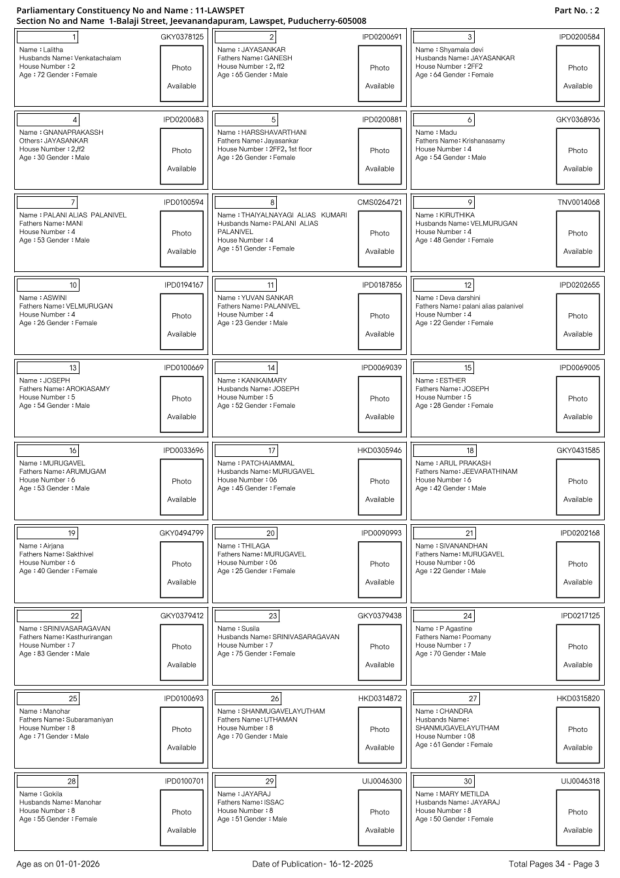
#> input picture images/page_003.jpg, 2480 x 3509 px, found by its file name (shown at 1/4 size)
$ python debug_epic.py
#> lines starting #> are read from the running program, lines starting #| are printed output that depends on the picture; after the words box and inside, x2 and y2 are one past the last pixel; in counts of white or black regions, pixels touching at a corner belong together
#> further down, img is the input picture: shape (3509, 2480, 3); min 0, max 255, mean 237.7
### pipeline/preprocessing.py
# pipeline/preprocessing.py
import cv2
import numpy as np
import pytesseract

def to_grayscale(img):
    """Convert BGR image to grayscale for OCR/threshold operations."""
    return cv2.cvtColor(img, cv2.COLOR_BGR2GRAY)

def denoise(img):
    """Reduce speckle noise that can hurt OCR character segmentation."""
    return cv2.fastNlMeansDenoising(img, h=10)

# [51 lines left out: functions adaptive_threshold, resize_for_ocr, deskew, preprocess_for_ocr, not called in this run]


def preprocess_page_for_boxes(img):
    """
    Build the threshold image used to detect voter card blocks on a full page.
    """
    gray = cv2.cvtColor(img, cv2.COLOR_BGR2GRAY)
    thresh = cv2.adaptiveThreshold(
        gray,
        255,
        cv2.ADAPTIVE_THRESH_GAUSSIAN_C,
        cv2.THRESH_BINARY_INV,
        25,
        15,
    )
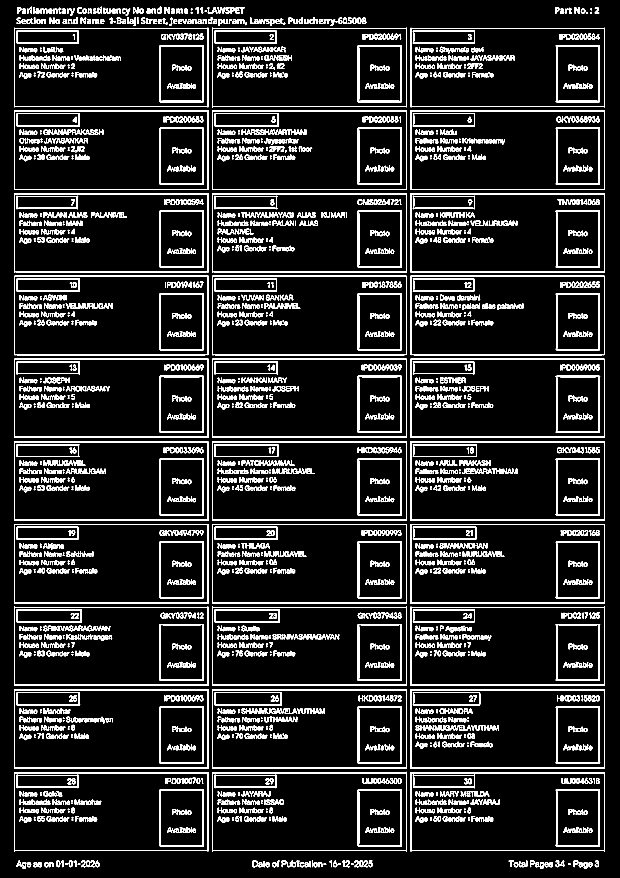
#> thresh: shape (3509, 2480) (shown at 1/4 size); 9.9% white; 3063 white regions (42 under 20 px)
    return thresh


def detect_voter_boxes(img, min_width=400, min_height=120):
    """
    Detect voter-card contours and return sorted (x, y, w, h) boxes.
    """
    thresh = preprocess_page_for_boxes(img)
    contours, _ = cv2.findContours(thresh, cv2.RETR_EXTERNAL, cv2.CHAIN_APPROX_SIMPLE)
#> contours = 222 contours, 6 with area under 20; largest, box (x1, y1, x2, y2) and area: (848, 2096, 1628, 2414) 246939, (848, 1103, 1628, 1421) 246924, (1640, 2096, 2420, 2414) 246308, (1640, 1103, 2420, 1421) 246290, (848, 2757, 1628, 3075) 246164
    boxes = []

    for cnt in contours:
        x, y, w, h = cv2.boundingRect(cnt)
        # Width/height guards remove tiny artifacts and text-only contours.
        if w > min_width and h > min_height:
            boxes.append((x, y, w, h))
#> this loop made 222 passes
#> (x, y, w, h) on passes 1 to 3: (2272, 3453, 10, 6), (1404, 3453, 10, 6), (1354, 3453, 10, 6)
#> after the loop, boxes = 30 items, first 6: (1640, 3088, 780, 318), (56, 3088, 779, 318), (848, 3087, 780, 319), (1640, 2758, 780, 317), (848, 2757, 780, 318), (56, 2757, 779, 318)

    boxes = sorted(boxes, key=lambda b: (b[1], b[0]))
#> boxes = 30 items, first 6: (56, 110, 780, 320), (848, 110, 780, 320), (1640, 111, 780, 319), (56, 442, 780, 317), (848, 442, 780, 317), (1640, 442, 780, 317)
    return boxes


# [35 lines left out: functions _has_voter_field_signals, is_data_page, not called in this run]

### debug/debug_epic.py
import cv2
import pytesseract
from pipeline.ocr_engine import extract_epic_from_crop, extract_epic_fallback_from_text
from pipeline.preprocessing import detect_voter_boxes

# Load a data page and check for missing EPICs
img_path = 'images/page_003.jpg'
img = cv2.imread(img_path)
boxes = detect_voter_boxes(img, min_width=400, min_height=150)

print(f'Found {len(boxes)} voter boxes on {img_path}')
#| Found 30 voter boxes on images/page_003.jpg
print('\n=== Checking EPIC extraction for first 5 cards ===\n')

for idx, (x, y, w, h) in enumerate(boxes[:5]):
    voter_crop = img[y:y+h, x:x+w]
#> (the run stopped early here; a loop or call above may not have finished)

$ run again, with images/page_001.jpg copied over images/page_003.jpg
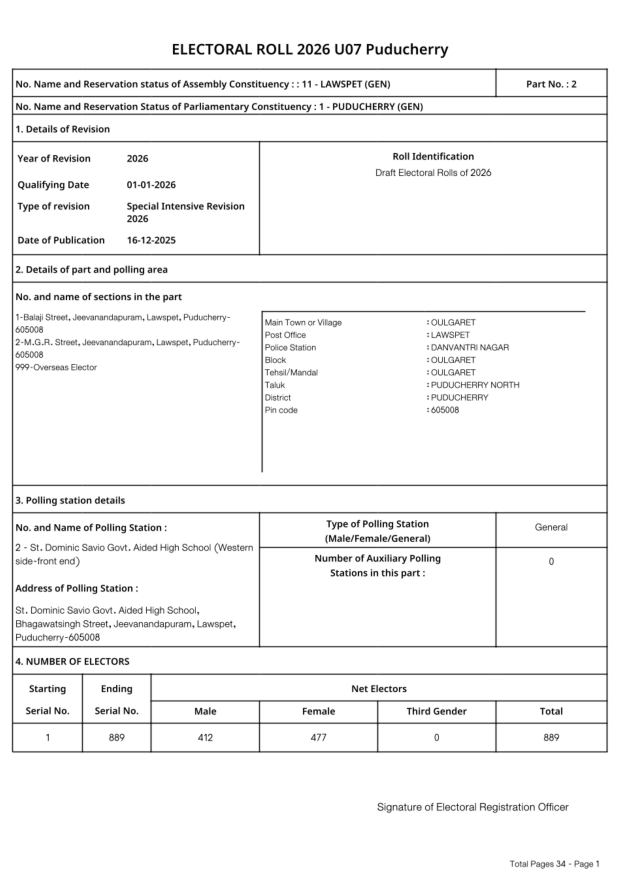
#> input picture images/page_001.jpg, 2480 x 3509 px, found by its file name (shown at 1/4 size)
#> img is the input picture: shape (3509, 2480, 3); min 0, max 255, mean 243.9
#> in preprocess_page_for_boxes, `thresh = cv2.adaptiveThreshold( gray, 255, cv2.ADAPTIVE_THRESH_GAUSSIA..`:
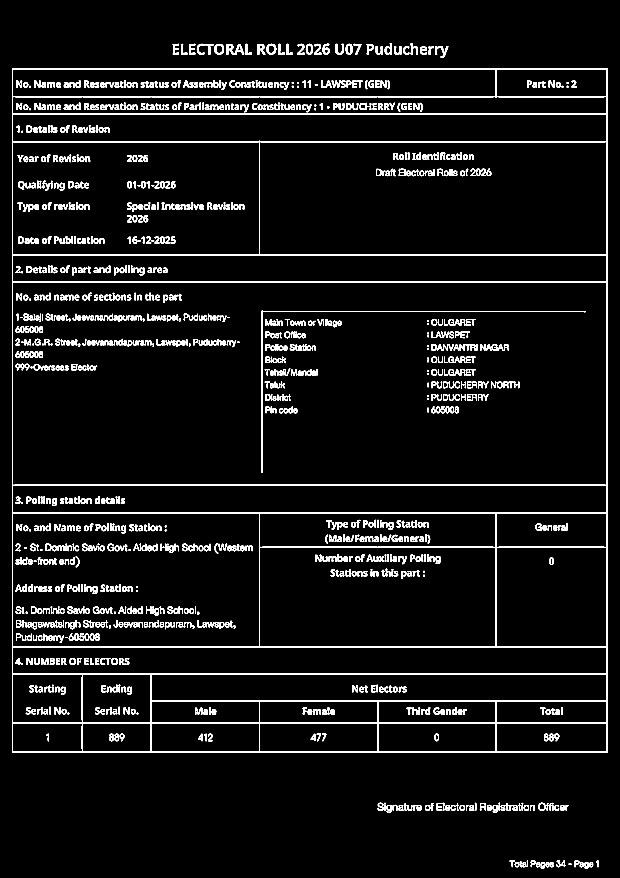
#> thresh: shape (3509, 2480) (shown at 1/4 size); 5.1% white; 1232 white regions (10 under 20 px)
#> contours = 91 contours, 4 with area under 20; largest, box (x1, y1, x2, y2) and area: (48, 273, 2432, 3010) 6514533, (905, 176, 977, 218) 1517, (1065, 175, 1105, 218) 1318, (858, 176, 896, 218) 1304, (1382, 175, 1411, 218) 958
#> the loop in detect_voter_boxes, `for cnt in contours:` made 91 passes
#> (x, y, w, h) on passes 1 to 8: (2275, 3453, 11, 6), (2357, 3448, 16, 21), (2338, 3448, 16, 27), (2319, 3448, 16, 21), (2200, 3448, 16, 21), (2182, 3448, 16, 21), (2163, 3448, 16, 27), (2144, 3448, 17, 21)
#> after the loop in detect_voter_boxes, `for cnt in contours:`: boxes = [(48, 273, 2384, 2737)]
#| Found 1 voter boxes on images/page_003.jpg

$ run again, with images/page_002.jpg copied over images/page_003.jpg
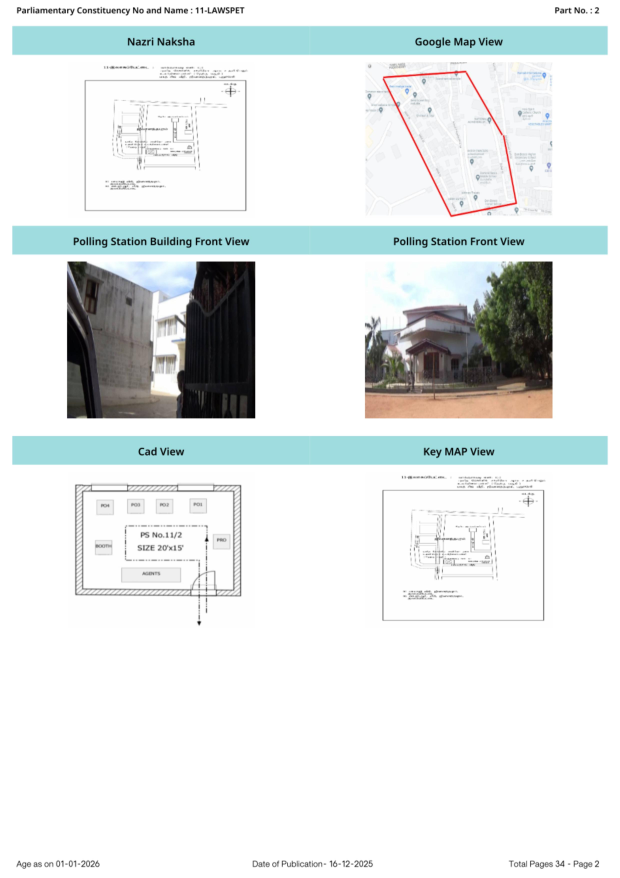
#> input picture images/page_002.jpg, 2480 x 3509 px, found by its file name (shown at 1/4 size)
#> img is the input picture: shape (3509, 2480, 3); mean B, G, R 232, 232.1, 227.1
#> in preprocess_page_for_boxes, `thresh = cv2.adaptiveThreshold( gray, 255, cv2.ADAPTIVE_THRESH_GAUSSIA..`:
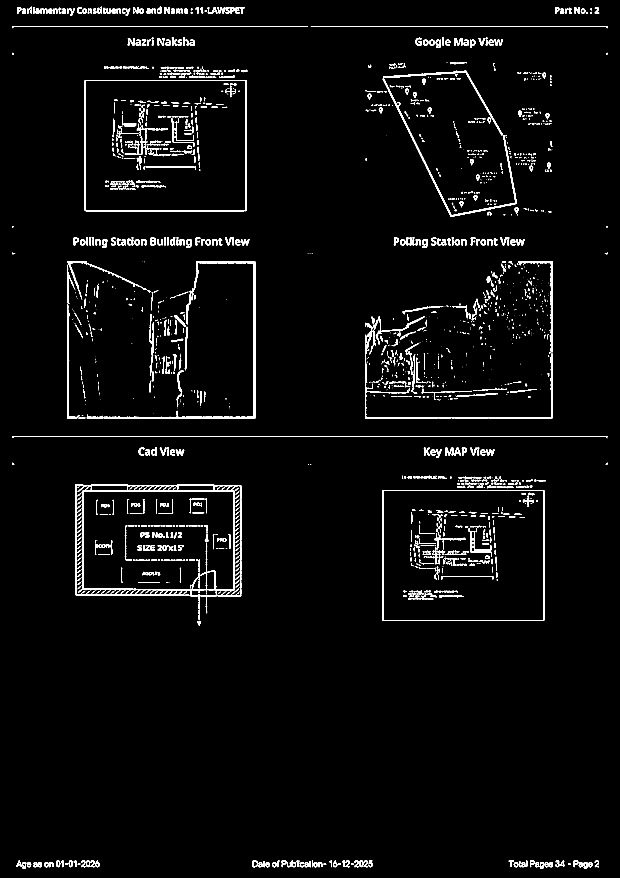
#> thresh: shape (3509, 2480) (shown at 1/4 size); 2.6% white; 2263 white regions (919 under 20 px)
#> contours = 1537 contours, 972 with area under 20; largest, box (x1, y1, x2, y2) and area: (338, 320, 986, 845) 337976, (1530, 1960, 2177, 2484) 337852, (301, 1937, 965, 2395) 293936, (1531, 283, 2068, 868) 8838, (347, 1046, 1021, 1674) 8654
#> the loop in detect_voter_boxes, `for cnt in contours:` made 1537 passes
#> (x, y, w, h) on passes 1 to 3: (2272, 3453, 10, 6), (1404, 3453, 10, 6), (1354, 3453, 10, 6)
#> after the loop in detect_voter_boxes, `for cnt in contours:`: boxes = [(1530, 1960, 647, 524), (301, 1937, 664, 458), (1460, 1413, 750, 261), (347, 1046, 674, 628), (338, 320, 648, 525), (1531, 283, 537, 585)]
#> in detect_voter_boxes, `boxes = sorted(boxes, key=lambda b: (b[1], b[0]))`: boxes = [(1531, 283, 537, 585), (338, 320, 648, 525), (347, 1046, 674, 628), (1460, 1413, 750, 261), (301, 1937, 664, 458), (1530, 1960, 647, 524)]
#| Found 6 voter boxes on images/page_003.jpg
